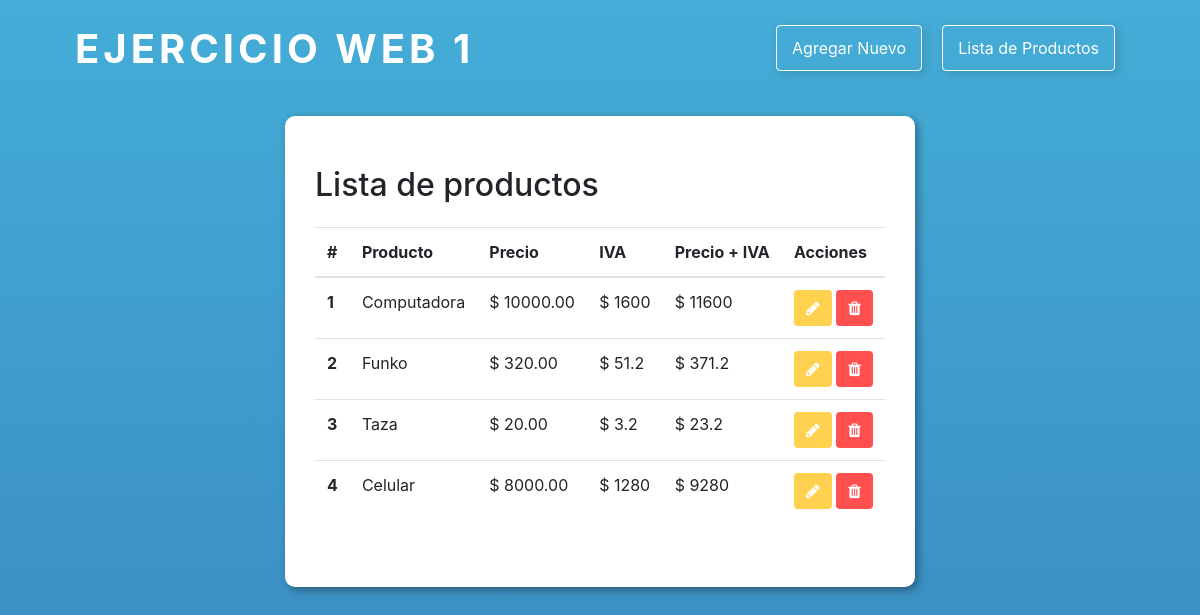
The page / on the database its author committed.
### tables this page shows
CREATE TABLE `productos` (
  `id_producto` int(11) NOT NULL AUTO_INCREMENT,
  `producto` varchar(255) NOT NULL,
  `precio` decimal(10,2) NOT NULL,
  `bandeliminar` tinyint(1) NOT NULL DEFAULT '1',
  PRIMARY KEY (`id_producto`)
);

### controllers/productos_controller.php (called while the page is built, shortened)
<?php
require_once("models/producto.php");
class productos_controller{
    private $modelo;
    function __construct(){
        $this->modelo= new productos_model();
    }
    function index(){
        $datos=$this->modelo->get_productos();
        require_once("views/header.php");
        require_once("views/index.php");
        require_once("views/footer.php");
    }
}
?>

### config/conexion.php (called while the page is built)
<?php
class Conectar{
    public static function conexion(){
        $conexion=new mysqli("localhost", "root", "", "ejercicioweb1");
        $conexion->query("SET NAMES 'utf8'");
        return $conexion;
    }
}
?>

### models/producto.php (called while the page is built, shortened)
<?php
class productos_model{
    private $db;
    private $productos;
    public function __construct(){
        $this->db=Conectar::conexion();
        $this->productos=array();
    }
    public function get_productos(){
        $consulta=$this->db->query("select * from productos where bandeliminar=1;");
        while($filas=$consulta->fetch_assoc()){
            $this->productos[]=$filas;
        }
        return $this->productos;
    }
}
?>

### views/index.php (the view)
<div class="panel panel-default">
    <div class="panel-heading">
        <h2>Lista de productos</h2>
    </div>
    <div class="panel-body table-responsive">
        <table class="table table-hover">
            <thead>
                <tr>
                    <th scope="col">#</th>
                    <th scope="col">Producto</th>
                    <th scope="col">Precio</th>
                    <th scope="col">IVA</th>
                    <th scope="col">Precio + IVA</th>
                    <th scope="col">Acciones</th>
                </tr>
            </thead>
            <tbody>
                <?php
                    foreach ($datos as $dato) {
                        $iva = $dato['precio']*0.16;
                        $piva = $dato['precio']*1.16;
                        echo "<tr>";
                            echo "<th scope='row'>".$dato['id_producto']."</th>";
                            echo "<td>".$dato["producto"]."</td>";
                            echo "<td>$ ".$dato["precio"]."</td>";
                            echo "<td>$ ".$iva."</td>";
                            echo "<td>$ ".$piva."</td>";
                            echo "<td><a href='index.php?a=productos&id=".$dato['id_producto']."' class='btn btn-primary btn-edit'><i class='fa fa-pencil'></i></a> <button class='btn btn-primary btnEliminar' id-producto='".$dato['id_producto']."'><i class='fa fa-trash'</button></td>";
                        echo "</tr>";
                    }
                ?>
            </tbody>
        </table>
    </div>
</div>

### index.php
<?php
	require_once("config/conexion.php");
	require_once("controllers/productos_controller.php");
	$controller= new productos_controller();
    if(!empty($_REQUEST['a'])){
        $action=$_REQUEST['a'];
        if (method_exists($controller, $action)) {
            $controller->$action();
        }else{
            $controller->index();
        }
    }else{
        $controller->index();
    }
?>

### views/header.php (shortened to what this page needs)
<!DOCTYPE html>
<html lang="en">
<head>
    <link rel="stylesheet" type="text/css" href="assets/css/bootstrap.min.css">
    <link rel="stylesheet" href="https://cdnjs.cloudflare.com/ajax/libs/font-awesome/4.7.0/css/font-awesome.min.css">
<link rel="stylesheet" type="text/css" href="assets/css/global.css">
</head>
<body>
    <div class="nav-menu">
        <h1>Ejercicio Web 1</h1>
        <div class="float-right">
            <ul class="nav">
                <li><a href="index.php?a=productos" class="btn btn-default btn-nav">Agregar Nuevo</a></li>
                <li><a href="index.php" class="btn btn-default btn-nav">Lista de Productos</a></li>
            </ul>
        </div>
    </div>

### views/footer.php (shortened to what this page needs)
</body>
</html>

### assets/css/global.css (style rules this page uses)
html, body { height: -webkit-fill-available; }
body { padding: 25px 75px; background: rgb(57,136,190); background: linear-gradient(0deg, rgba(57,136,190,1) 0%, rgba(68,173,215,1) 100%); }
ul.nav { float: right; }
.panel.panel-default { background: white; padding: 50px 30px; border-radius: 10px; margin: 35px auto; width: 60%; -webkit-box-shadow: 3px 3px 8px 0px rgba(0,0,0,0.36); -moz-box-shadow: 3px 3px 8px 0px rgba(0,0,0,0.36); box-shadow: 3px 3px 8px 0px rgba(0,0,0,0.36); }
a.btn.btn-default.btn-nav { color: white; border: 1px solid white; margin: 0 10px; padding: 10px 15px; -webkit-box-shadow: 3px 3px 11px 0px rgba(0,0,0,0.13); -moz-box-shadow: 3px 3px 11px 0px rgba(0,0,0,0.13); box-shadow: 3px 3px 11px 0px rgba(0,0,0,0.13); }
h1 { text-transform: uppercase; color: white; font-weight: bold; letter-spacing: 4px; width: 50%; }
a.btn.btn-primary.btn-edit { background: #ffd14f; border: #ffd14f; }
button.btn.btn-primary.btnEliminar { background: #ff4f4f; border: #ff4f4f; }
.panel-heading { padding: 0 0 15px 0; }
.nav-menu { display: -webkit-box; }
.float-right { text-align: right; width: 50%; }

### rows shown on the page
productos: id_producto "1", producto "Computadora", precio "10000.00", precio "1600", precio "11600"
productos: id_producto "2", producto "Funko", precio "320.00", precio "51.2", precio "371.2"
productos: id_producto "3", producto "Taza", precio "20.00", precio "3.2", precio "23.2"
productos: id_producto "4", producto "Celular", precio "8000.00", precio "1280", precio "9280"
